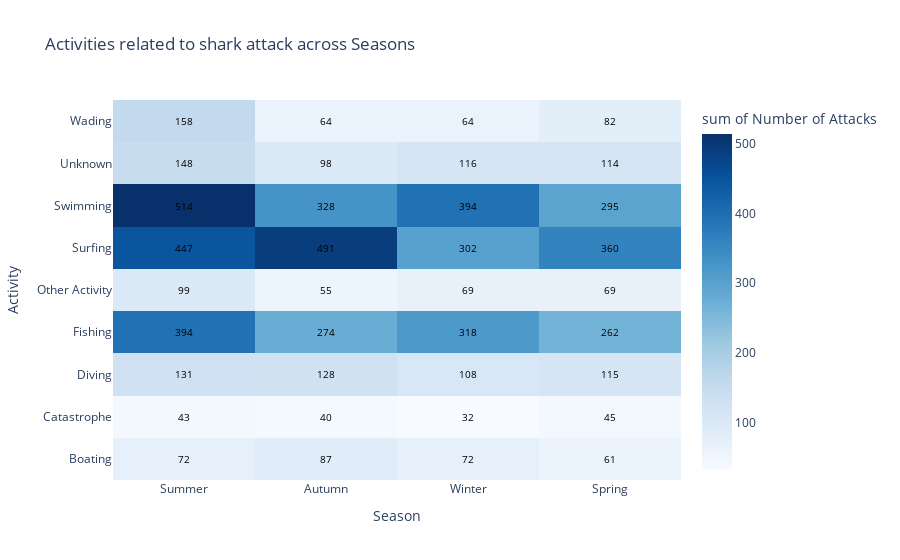

Notebook code for this chart:
### Markdown cell above
#### 2. Relationship between Activity group and Season of the attack

### Code cell
import pandas as pd 
import plotly.express as px 
#calculate total attack counts per season 
season_order_df = df.groupby('Season').size().reset_index(name='Total_Attacks') 
season_order = season_order_df.sort_values(by='Total_Attacks', ascending=False)['Season'].tolist() 
heatmap_data = df.groupby(['Season', 'Activity_group']).size().reset_index(name='Count')

fig = px.density_heatmap(
    heatmap_data,
    x='Season',
    y='Activity_group',
    z='Count',
    category_orders={'Season': season_order},
    color_continuous_scale='Blues',
    title='Activities related to shark attack across Seasons',
    labels={'Activity_group': 'Activity', 'Season': 'Season', 'Count': 'Number of Attacks'}
)

# Add annotations
for i, row in heatmap_data.iterrows():
    fig.add_annotation(
        x=row['Season'],
        y=row['Activity_group'],
        text=str(int(row['Count'])),
        showarrow=False,
        font=dict(color='black', size=10)
    )

fig.show()

### Figure 1 — Plotly figure (JSON) as saved in the notebook; plotly's stock layout.template omitted (floating-point values rounded to 4 significant figures)
{"data": [{"coloraxis": "coloraxis", "histfunc": "sum", "hovertemplate": "Season=%{x}<br>Activity=%{y}<br>sum of Number of Attacks=%{z}<extra></extra>", "name": "", "type": "histogram2d", "x": ["Autumn", "Autumn", "Autumn", "Autumn", "Autumn", "Autumn", "Autumn", "Autumn", "Autumn", "Spring", "Spring", "Spring", "Spring", "Spring", "Spring", "Spring", "Spring", "Spring", "Summer", "Summer", "Summer", "Summer", "Summer", "Summer", "Summer", "Summer", "Summer", "Winter", "Winter", "Winter", "Winter", "Winter", "Winter", "Winter", "Winter", "Winter"], "xaxis": "x", "xbingroup": "x", "y": ["Boating", "Catastrophe", "Diving", "Fishing", "Other Activity", "Surfing", "Swimming", "Unknown", "Wading", "Boating", "Catastrophe", "Diving", "Fishing", "Other Activity", "Surfing", "Swimming", "Unknown", "Wading", "Boating", "Catastrophe", "Diving", "Fishing", "Other Activity", "Surfing", "Swimming", "Unknown", "Wading", "Boating", "Catastrophe", "Diving", "Fishing", "Other Activity", "Surfing", "Swimming", "Unknown", "Wading"], "yaxis": "y", "ybingroup": "y", "z": [87, 40, 128, 274, 55, 491, 328, 98, 64, 61, 45, 115, 262, 69, 360, 295, 114, 82, 72, 43, 131, 394, 99, 447, 514, 148, 158, 72, 32, 108, 318, 69, 302, 394, 116, 64]}], "layout": {"annotations": [{"font": {"color": "black", "size": 10}, "showarrow": false, "text": "87", "x": "Autumn", "y": "Boating"}, {"font": {"color": "black", "size": 10}, "showarrow": false, "text": "40", "x": "Autumn", "y": "Catastrophe"}, {"font": {"color": "black", "size": 10}, "showarrow": false, "text": "128", "x": "Autumn", "y": "Diving"}, {"font": {"color": "black", "size": 10}, "showarrow": false, "text": "274", "x": "Autumn", "y": "Fishing"}, {"font": {"color": "black", "size": 10}, "showarrow": false, "text": "55", "x": "Autumn", "y": "Other Activity"}, {"font": {"color": "black", "size": 10}, "showarrow": false, "text": "491", "x": "Autumn", "y": "Surfing"}, {"font": {"color": "black", "size": 10}, "showarrow": false, "text": "328", "x": "Autumn", "y": "Swimming"}, {"font": {"color": "black", "size": 10}, "showarrow": false, "text": "98", "x": "Autumn", "y": "Unknown"}, {"font": {"color": "black", "size": 10}, "showarrow": false, "text": "64", "x": "Autumn", "y": "Wading"}, {"font": {"color": "black", "size": 10}, "showarrow": false, "text": "61", "x": "Spring", "y": "Boating"}, {"font": {"color": "black", "size": 10}, "showarrow": false, "text": "45", "x": "Spring", "y": "Catastrophe"}, {"font": {"color": "black", "size": 10}, "showarrow": false, "text": "115", "x": "Spring", "y": "Diving"}, {"font": {"color": "black", "size": 10}, "showarrow": false, "text": "262", "x": "Spring", "y": "Fishing"}, {"font": {"color": "black", "size": 10}, "showarrow": false, "text": "69", "x": "Spring", "y": "Other Activity"}, {"font": {"color": "black", "size": 10}, "showarrow": false, "text": "360", "x": "Spring", "y": "Surfing"}, {"font": {"color": "black", "size": 10}, "showarrow": false, "text": "295", "x": "Spring", "y": "Swimming"}, {"font": {"color": "black", "size": 10}, "showarrow": false, "text": "114", "x": "Spring", "y": "Unknown"}, {"font": {"color": "black", "size": 10}, "showarrow": false, "text": "82", "x": "Spring", "y": "Wading"}, {"font": {"color": "black", "size": 10}, "showarrow": false, "text": "72", "x": "Summer", "y": "Boating"}, {"font": {"color": "black", "size": 10}, "showarrow": false, "text": "43", "x": "Summer", "y": "Catastrophe"}, {"font": {"color": "black", "size": 10}, "showarrow": false, "text": "131", "x": "Summer", "y": "Diving"}, {"font": {"color": "black", "size": 10}, "showarrow": false, "text": "394", "x": "Summer", "y": "Fishing"}, {"font": {"color": "black", "size": 10}, "showarrow": false, "text": "99", "x": "Summer", "y": "Other Activity"}, {"font": {"color": "black", "size": 10}, "showarrow": false, "text": "447", "x": "Summer", "y": "Surfing"}, {"font": {"color": "black", "size": 10}, "showarrow": false, "text": "514", "x": "Summer", "y": "Swimming"}, {"font": {"color": "black", "size": 10}, "showarrow": false, "text": "148", "x": "Summer", "y": "Unknown"}, {"font": {"color": "black", "size": 10}, "showarrow": false, "text": "158", "x": "Summer", "y": "Wading"}, {"font": {"color": "black", "size": 10}, "showarrow": false, "text": "72", "x": "Winter", "y": "Boating"}, {"font": {"color": "black", "size": 10}, "showarrow": false, "text": "32", "x": "Winter", "y": "Catastrophe"}, {"font": {"color": "black", "size": 10}, "showarrow": false, "text": "108", "x": "Winter", "y": "Diving"}, {"font": {"color": "black", "size": 10}, "showarrow": false, "text": "318", "x": "Winter", "y": "Fishing"}, {"font": {"color": "black", "size": 10}, "showarrow": false, "text": "69", "x": "Winter", "y": "Other Activity"}, {"font": {"color": "black", "size": 10}, "showarrow": false, "text": "302", "x": "Winter", "y": "Surfing"}, {"font": {"color": "black", "size": 10}, "showarrow": false, "text": "394", "x": "Winter", "y": "Swimming"}, {"font": {"color": "black", "size": 10}, "showarrow": false, "text": "116", "x": "Winter", "y": "Unknown"}, {"font": {"color": "black", "size": 10}, "showarrow": false, "text": "64", "x": "Winter", "y": "Wading"}], "coloraxis": {"colorbar": {"title": {"text": "sum of Number of Attacks"}}, "colorscale": [[0, "rgb(247,251,255)"], [0.125, "rgb(222,235,247)"], [0.25, "rgb(198,219,239)"], [0.375, "rgb(158,202,225)"], [0.5, "rgb(107,174,214)"], [0.625, "rgb(66,146,198)"], [0.75, "rgb(33,113,181)"], [0.875, "rgb(8,81,156)"], [1, "rgb(8,48,107)"]]}, "legend": {"tracegroupgap": 0}, "title": {"text": "Activities related to shark attack across Seasons"}, "xaxis": {"anchor": "y", "categoryarray": ["Summer", "Autumn", "Winter", "Spring"], "categoryorder": "array", "domain": [0, 1], "title": {"text": "Season"}}, "yaxis": {"anchor": "x", "domain": [0, 1], "title": {"text": "Activity"}}}}
